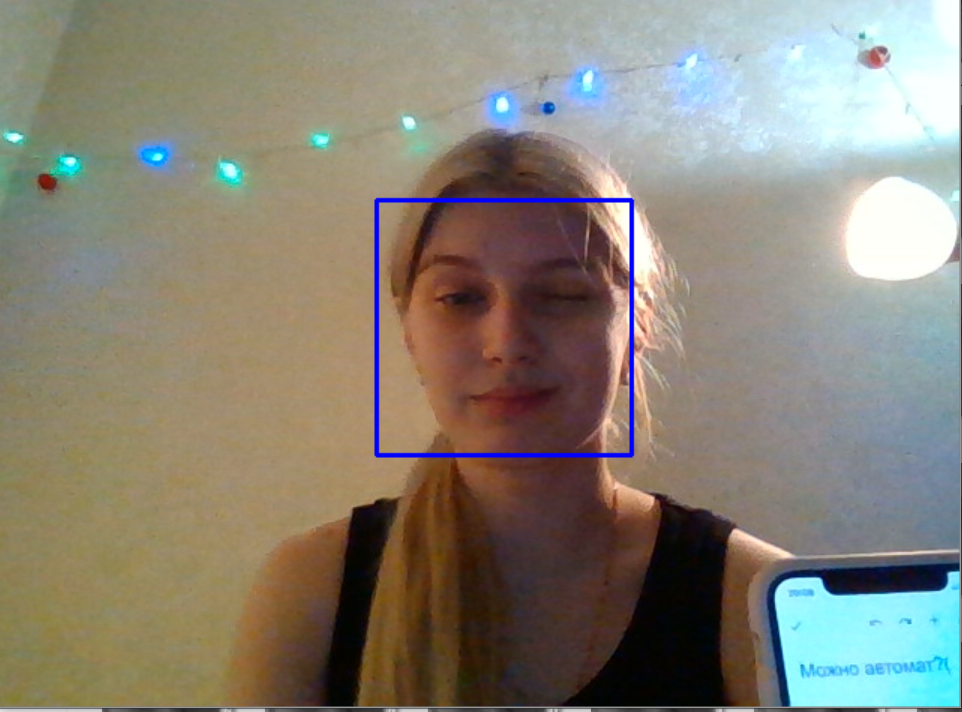
#> input picture HW12/result.PNG, 962 x 712 px
$ jupyter execute Untitled1.ipynb
#> lines starting #> are read from the running program, lines starting #| are printed output that depends on the picture; after the words box and inside, x2 and y2 are one past the last pixel; in counts of white or black regions, pixels touching at a corner belong together
[cell 1]
import cv2
import matplotlib.pyplot as plt

font = cv2.FONT_HERSHEY_SIMPLEX

faceCascade = cv2.CascadeClassifier('haarcascade_frontalface_default.xml')

gray = cv2.imread('result.PNG', 0)
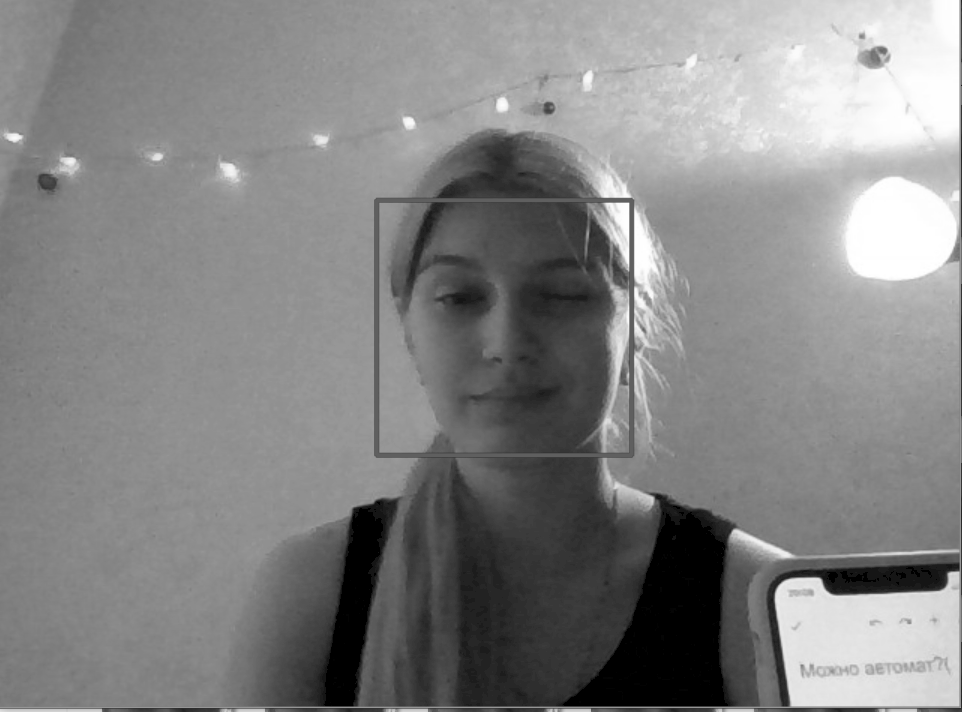
#> gray: shape (712, 962); min 0, max 255, mean 132.6
plt.show()

faces = faceCascade.detectMultiScale(
    gray,
    scaleFactor=1.1,
    minNeighbors=5,
    flags=cv2.CASCADE_SCALE_IMAGE)
#> faces = [[382, 206, 249, 249]]

for (x, y, w, h) in faces:
        cv2.rectangle(gray, (x, y), (x+w, y+h), (255, 255, 255), 5)
#> this loop made 1 pass
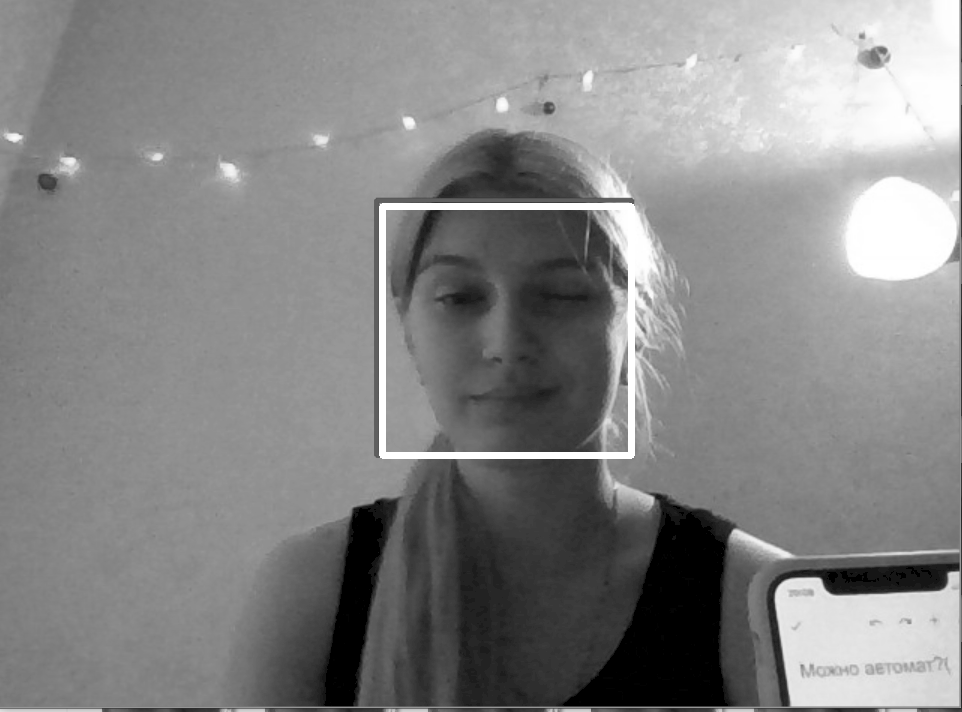
#> gray: shape (712, 962); 1.01% of pixels changed, all inside (x1, y1, x2, y2) = (379, 203, 635, 459)

plt.imshow(gray, cmap='gray')
plt.show()
